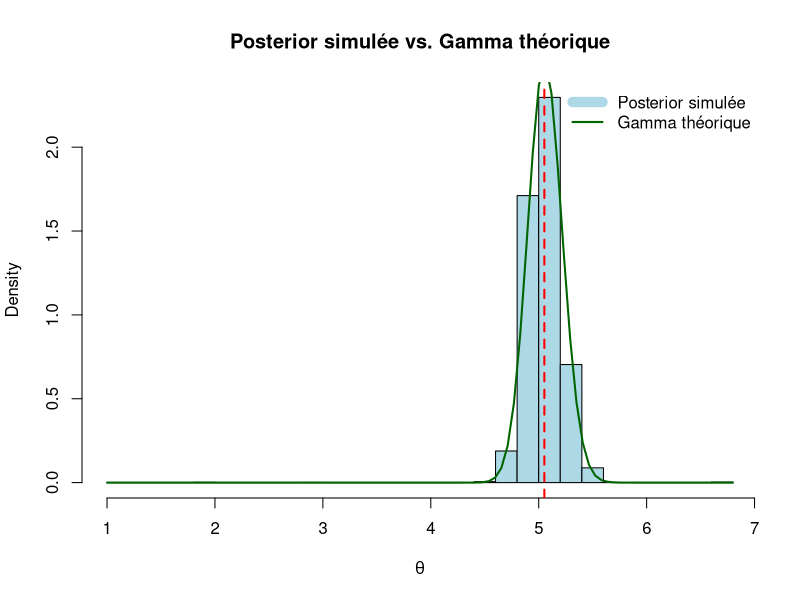
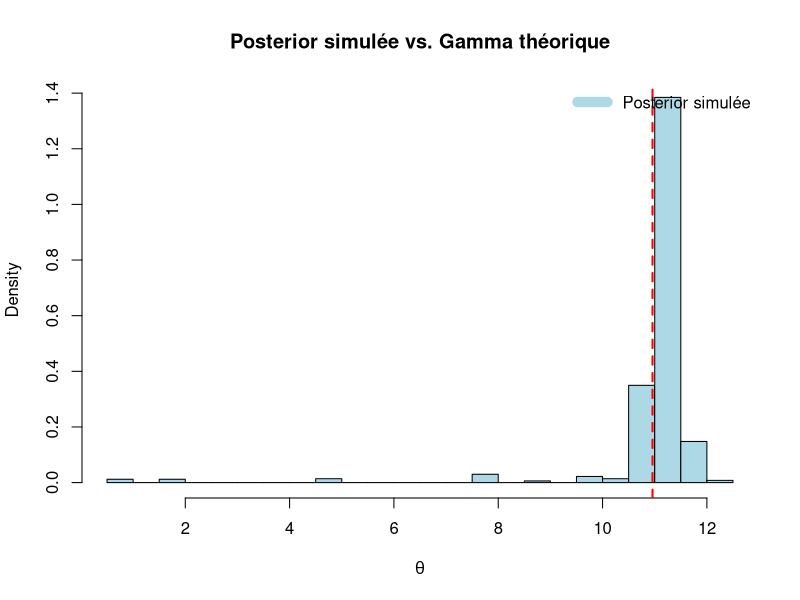

Here is the R script that generated these plots, in order:
## ---- chunk 1
set.seed(123) #reproductibilité des résultats
algorithme_metropolis <- function(y, theta.0, nit) {
# nit <- 10000
# theta.0 <- 0.5
theta.post <- numeric(nit+1)
theta.post[1] <- theta.0
# y <- c(100, 0, 10, 4, 5)
n <- length(y)

for (i in 1:nit)
{
  # loi instrumentale
  lambda <- 1/mean(theta.post[1:i])
  theta.1 <- rexp(1, rate = lambda)
  
  log.ratio <- (sum(y) - 1) * log(theta.1/theta.0) - (n + lambda)*(theta.1 - theta.0)
  
  if (log(runif(1)) < log.ratio) {
    theta.0 <- theta.1
  } 
  theta.post[i+1] <- theta.0
}
return (theta.post)
}
## ---- chunk 2
lambda0 <- 5
n <- 200              
y <- rpois(n, lambda0)

theta.post <- algorithme_metropolis(y, theta.0 = 1, nit = 10000)

cat("Vraie valeur du paramètre :", lambda0, "\n")
cat("Moyenne a posteriori :", mean(theta.post), "\n")
cat("Médiane a posteriori :", median(theta.post), "\n")
print(quantile(theta.post, c(0.025, 0.975)))
## ---- chunk 3
hist(theta.post, probability = TRUE, 
     main = "Posterior simulée vs. Gamma théorique",
     xlab = expression(theta), col = "lightblue", breaks = 40)

curve(dgamma(x, shape=sum(y), rate=n), 
      col="darkgreen", lwd=2, add=TRUE)

legend("topright",
       legend = c("Posterior simulée", "Gamma théorique"),
       col = c("lightblue", "darkgreen"),
       lwd = c(10, 2), bty = "n")

abline(v = mean(theta.post), col = "red", lwd = 2, lty = 2)

## ---- chunk 4
set.seed(123)

y_chamilo <- scan("TP3_MPA_2025.txt")
n <- length(y_chamilo)
theta_chamilo <- algorithme_metropolis(y_chamilo, theta.0 = 0.5, nit = 1000)
hist(theta_chamilo, probability = TRUE, 
main = "Posterior simulée vs. Gamma théorique",
xlab = expression(theta), col = "lightblue", breaks = 40)

abline(v = mean(theta_chamilo), col = "red", lwd = 2, lty = 2)

legend("topright",
       legend = c("Posterior simulée"),
       col = c("lightblue"),
       lwd = c(10), bty = "n")

cat("Moyenne a posteriori :", mean(theta_chamilo), "\n")
cat("Médiane a posteriori :", median(theta_chamilo), "\n")
print(quantile(theta_chamilo, c(0.025, 0.975)))
